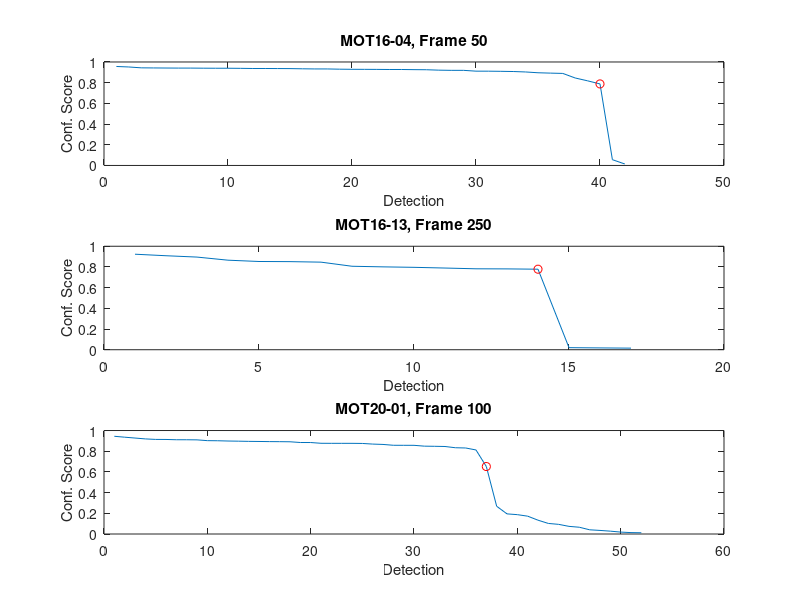

The MATLAB source for this figure:
headerlinesIn = 0;
delimiterIn = '';

MOT16_04_f50 = importdata("MOT16-04_f50.txt", delimiterIn, headerlinesIn);
MOT16_13_f250 = importdata("MOT16-13_f250.txt", delimiterIn, headerlinesIn);
MOT20_01_f100 = importdata("MOT20-01_f100.txt", delimiterIn, headerlinesIn);

figure;
subplot(3,1,1);
plot(1:size(MOT16_04_f50,1),MOT16_04_f50)
title('MOT16-04, Frame 50');
xlabel('Detection');
ylabel('Conf. Score');
[~, argmin] = min(diff(MOT16_04_f50));
hold on;
plot(argmin, MOT16_04_f50(argmin), 'ro');

hold on;
subplot(3,1,2); 
plot(1:size(MOT16_13_f250,1),MOT16_13_f250)
title('MOT16-13, Frame 250');
xlabel('Detection');
ylabel('Conf. Score');
[~, argmin] = min(diff(MOT16_13_f250));
hold on;
plot(argmin, MOT16_13_f250(argmin), 'ro');

hold on;
subplot(3,1,3); 
plot(1:size(MOT20_01_f100,1),MOT20_01_f100)
title('MOT20-01, Frame 100');
xlabel('Detection');
ylabel('Conf. Score');
[~, argmin] = min(diff(MOT20_01_f100));
hold on;
plot(argmin, MOT20_01_f100(argmin), 'ro');

set(gcf, 'Color', 'w');
addpath(genpath('./export_fig'));
%export_fig conf_selection.pdf; % https://github.com/altmany/export_fig

